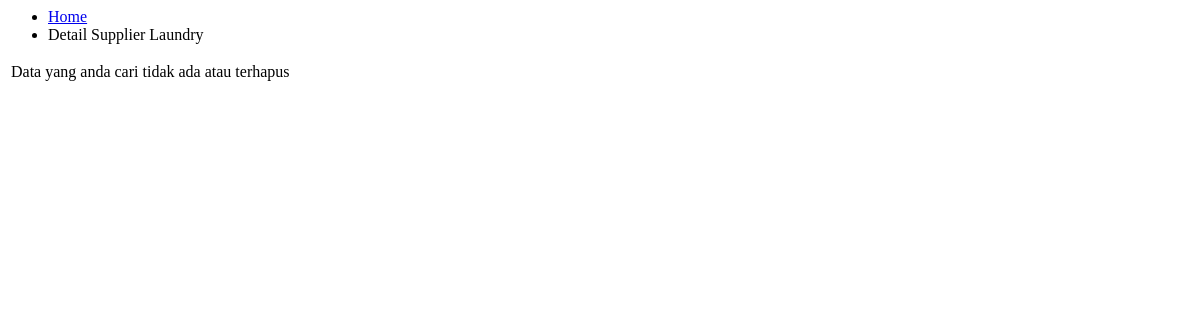
/modules/supplier/supplier-show.php, run on an earlier commit of the app's database.
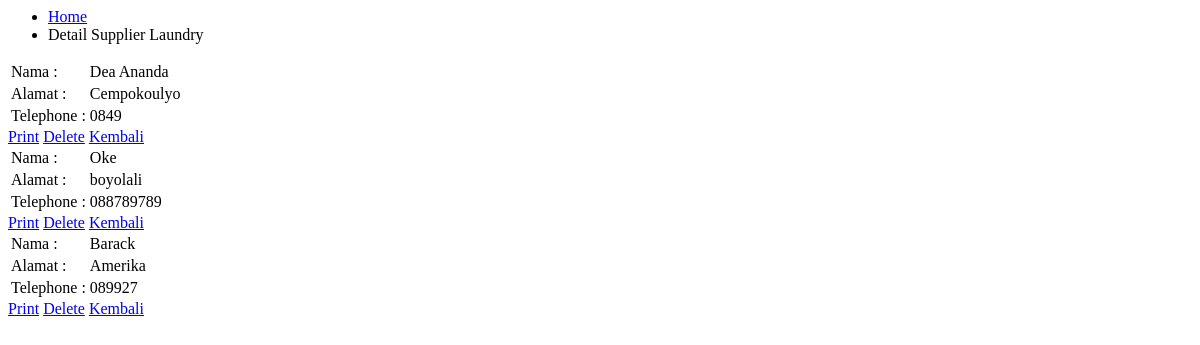
And on a later commit of the database.
### tables this page shows
CREATE TABLE `supplier` (
  `id` int(11) NOT NULL,
  `nama` varchar(50) NOT NULL,
  `alamat` varchar(50) NOT NULL,
  `telp` varchar(50) NOT NULL
);

### database.php (called while the page is built, shortened)
<?php
class Database {
	private $db_host = "localhost";
	private $db_user = "root";
	private $db_pass = "";
	private $db_name = "11_deaamaliaputri_laundry";
	var $con = false;
    var $myconn = "";
	var $result = array();
    function __construct() {
        if(!$this->con){
            $this->myconn = new mysqli($this->db_host, $this->db_user, $this->db_pass, $this->db_name);
            if($this->myconn->connect_errno > 0){
                array_push($this->result, $this->myconn->connect_error);
                return false;
            }else{
                $this->myconn->set_charset('utf8');
                $this->con = true;
                return true;
            }
        } else {
            return true;
        }
    }
	public function select($table, $rows = '*', $join = null,$join2 = null , $where = null, $order = null, $limit = null){
		$q = 'SELECT '.$rows.' FROM '.$table;
        if($this->tableExists($table)){
        	$query = $this->myconn->query($q);
			if($query){
				$this->numResults = $query->num_rows;
				for($i = 0; $i < $this->numResults; $i++){
					$r = $query->fetch_array();
                	$key = array_keys($r);
                	for($x = 0; $x < count($key); $x++){
                    	if(!is_int($key[$x])){
                    		if($query->num_rows >= 1){
                    			$this->result[$i][$key[$x]] = $r[$key[$x]];
							}else{
								$this->result[$i][$key[$x]] = null;
							}
						}
					}
				}
				return true;
			}else{
				array_push($this->result, $this->myconn->error);
				return false;
			}
      	}else{
      		return false;
    	}
    }
	private function TableExists($table) {
    	$res = $this->myconn->query('SHOW TABLES LIKE "'.$table.'"');
    	if(isset($res->num_rows)) {
        	return $res->num_rows > 0 ? true : false;
    	} else {
    		array_push($this->result, $table." does not exist in this database");
    		return false;
    	}
	}
    public function getResult(){
        $val = $this->result;
        $this->result = array();
        return $val;
    }
}

### modules/supplier/supplier-show.php (the view, shortened to what this page needs)
<?php require_once("database.php");
?>
<nav aria-label="You are here:" role="navigation">
<ul class="breadcrumbs">
  <li>
    <a href="?module=supplier?">Home</a></li>
  <li class="disabled">Detail Supplier Laundry</li>
</ul>
</nav>
<div class="grid-x grid-padding-x">
<?php
$db = new Database();
$db->select('supplier',
'supplier.id,
supplier.nama,
supplier.alamat,
supplier.telp'
);
$res= $db->getResult();
if(count($res) == 0){ ?>
  <table>
    <tbody>
      <tr>
        <td>Data yang anda cari tidak ada atau terhapus</td>
      </tr>
    </tbody>
  </table>
<?php }else{
  foreach ($res as &$r){
?>
<table id="print-area">
  <tbody>
<tr>
  <td>Nama :</td>
  <td><?php echo $r['nama']; ?></td>
</tr>
<tr>
  <td>Alamat :</td>
  <td><?php echo $r['alamat']; ?></td>
</tr>
<tr>
  <td>Telephone :</td>
  <td><?php echo $r['telp']; ?></td>
</tr>
  </tbody>
</table>
<a class="button" href="javascript:printDiv('print-area');" >Print</a>
<a href="?modules supplier-delete&id=<?php echo $r['id']; ?>"onClick='return confirm("Apakah yakin menghapus?")' class="alert button">Delete</a>
<a class="button" href='javascript:self.history.back();'>Kembali</a>
</div>
<?php }}?>

What changed in the data, as far as the page shows it:
added supplier: nama "Dea Ananda", alamat "Cempokoulyo", telp "0849"
added supplier: nama "Oke", alamat "boyolali", telp "088789789"
added supplier: nama "Barack", alamat "Amerika", telp "089927"
Also different on the page:
text no longer shown: "Data yang anda cari tidak ada atau terhapus"
